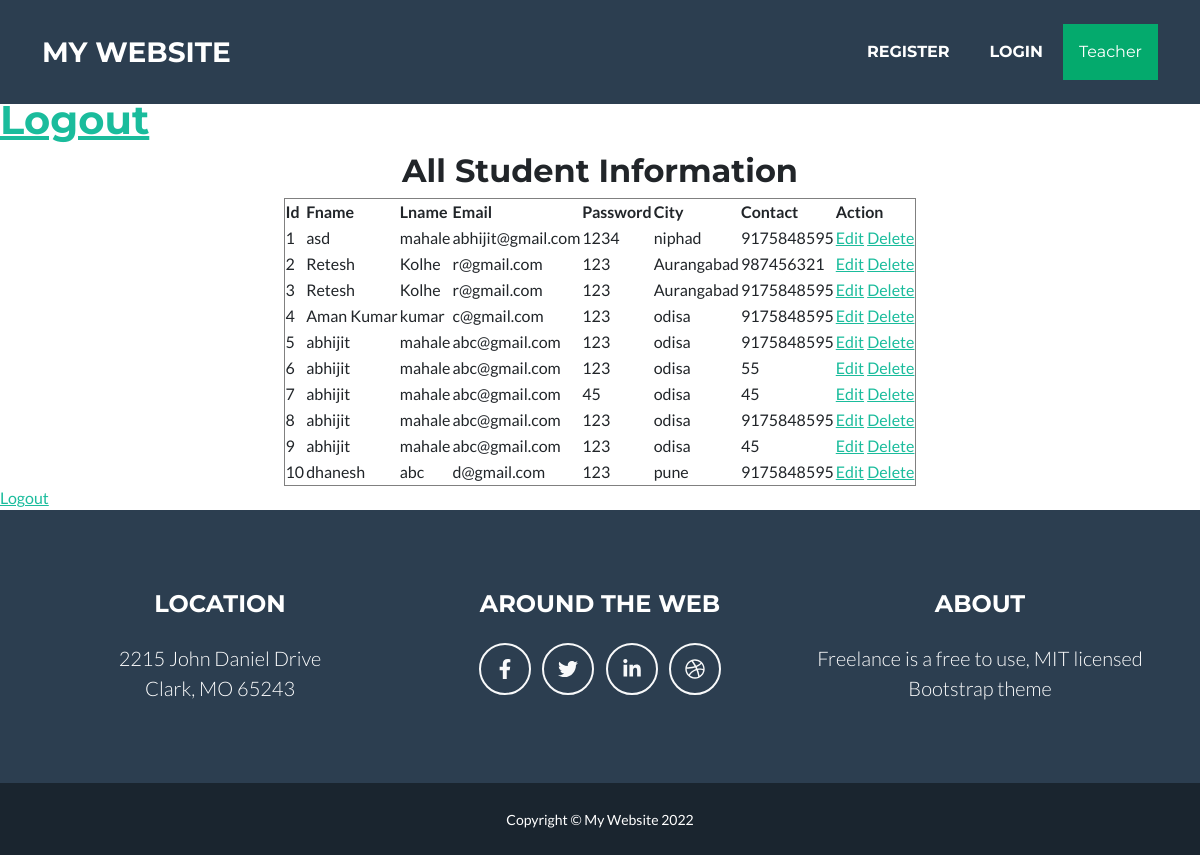
Before: /welcome with the older database file.
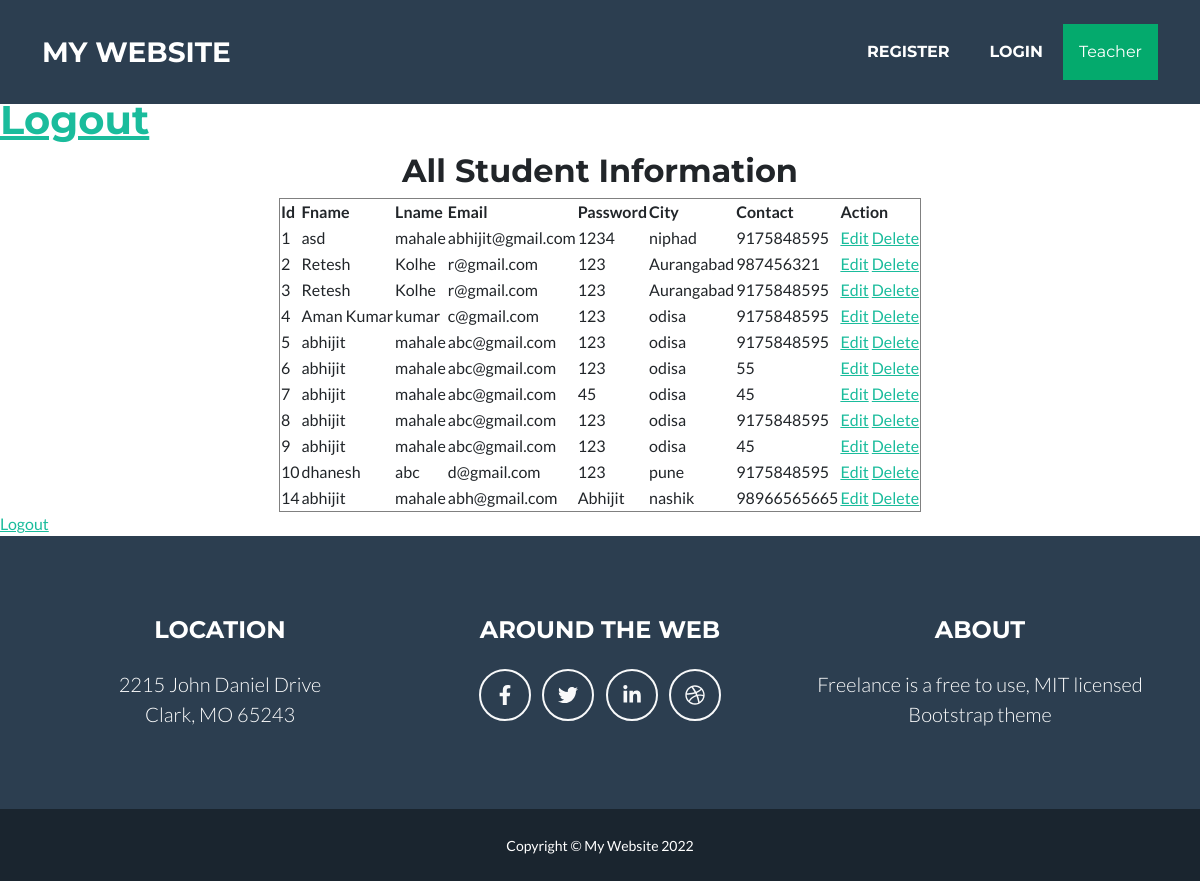
After: the same page with the newer database file.
### myfirstproject/models.py (models this page shows)
class student(models.Model):
    fname=models.CharField(max_length=20)
    lname = models.CharField(max_length=20)
    email = models.CharField(max_length=50,default="0")
    password = models.CharField(max_length=20,default="0")
    city = models.TextField(max_length=20)
    contact=models.IntegerField(max_length=20)

### myfirstproject/views.py (the view)
# urls.py: path('welcome',views.welcome,name="welcome"),
def welcome(request):
    data=student.objects.all()   # select
    return render(request,"welcome.html",{'data':data})

### templates/welcome.html (shortened to what this page needs)
{% extends 'basic.html' %}
{% load static %}
{% block body %}
<h1>
<a href="auth_logout">Logout</a>
</h1>
<center>
    <h2>All Student Information</h2>
        <table border="1px">
            <tr>
                <th>Id</th>
                <th>Fname</th>
                <th>Lname</th>
                <th>Email</th>
                <th>Password</th>
                <th>City</th>
                <th>Contact</th>
                <th>Action</th>
            </tr>
            {% for i in data %}
            <tr>
                <td>{{i.id}}</td>
                <td>{{i.fname}}</td>
                <td>{{i.lname}}</td>
                <td>{{i.email}}</td>
                <td>{{i.password}}</td>
                <td>{{i.city}}</td>
                <td>{{i.contact}}</td>
                <td>
                    <a href="edit?id={{i.id}}">Edit</a>
                    <a href="delete?id={{i.id}}">Delete</a>
                </td>
            </tr>
            {% endfor %}
        </table>
    </center>
    <a href="auth_logout">Logout</a>
{% endblock %}

### templates/basic.html (shortened to what this page needs)
{% load static %}
<!DOCTYPE html>
<html lang="en">
    <head>
        <link href="{% static 'css/styles.css' %}" rel="stylesheet" />
    </head>
    <body id="page-top">
        <nav class="navbar navbar-expand-lg bg-secondary text-uppercase fixed-top" id="mainNav">
            <div class="container">
                <a class="navbar-brand" href="/">My Website</a>
                <div class="collapse navbar-collapse" id="navbarResponsive">
                    <ul class="navbar-nav ms-auto">
                        <li class="nav-item mx-0 mx-lg-1"><a class="nav-link py-3 px-0 px-lg-3 rounded" href="/register">Register</a></li>
                        <li class="nav-item mx-0 mx-lg-1"><a class="nav-link py-3 px-0 px-lg-3 rounded" href="/login1">Login</a></li>
                            </head>
                            <body>
                            <div class="dropdown">
                              <button class="dropbtn">Teacher</button>
                            </div>
                    </ul>
                </div>
            </div>
        </nav>
        <br><br><br><br>
        {% block body %}
        {% endblock %}
        <footer class="footer text-center">
            <div class="container">
                <div class="row">
                    <div class="col-lg-4 mb-5 mb-lg-0">
                        <h4 class="text-uppercase mb-4">Location</h4>
                        <p class="lead mb-0">
                            2215 John Daniel Drive
                            <br />
                            Clark, MO 65243
                        </p>
                    </div>
                    <div class="col-lg-4 mb-5 mb-lg-0">
                        <h4 class="text-uppercase mb-4">Around the Web</h4>
                        <a class="btn btn-outline-light btn-social mx-1" href="#!"><i class="fab fa-fw fa-facebook-f"></i></a>
                        <a class="btn btn-outline-light btn-social mx-1" href="#!"><i class="fab fa-fw fa-twitter"></i></a>
                        <a class="btn btn-outline-light btn-social mx-1" href="#!"><i class="fab fa-fw fa-linkedin-in"></i></a>
                        <a class="btn btn-outline-light btn-social mx-1" href="#!"><i class="fab fa-fw fa-dribbble"></i></a>
                    </div>
                    <div class="col-lg-4">
                        <h4 class="text-uppercase mb-4">About</h4>
                        <p class="lead mb-0">
                            Freelance is a free to use, MIT licensed Bootstrap theme
                        </p>
                    </div>
                </div>
            </div>
        </footer>
        <div class="copyright py-4 text-center text-white">
            <div class="container"><small>Copyright &copy; My Website 2022</small></div>
        </div>
    </body>
</html>

### templates/basic.html (style rules this page uses)
.dropbtn { background-color: #04AA6D; color: white; padding: 16px; font-size: 16px; border: none; }
.dropdown { position: relative; display: inline-block; }

Changed rows visible on the page:
added student: id "14", fname "abhijit", lname "mahale", email "abh@gmail.com", password "Abhijit", city "nashik", contact "98966565665"
